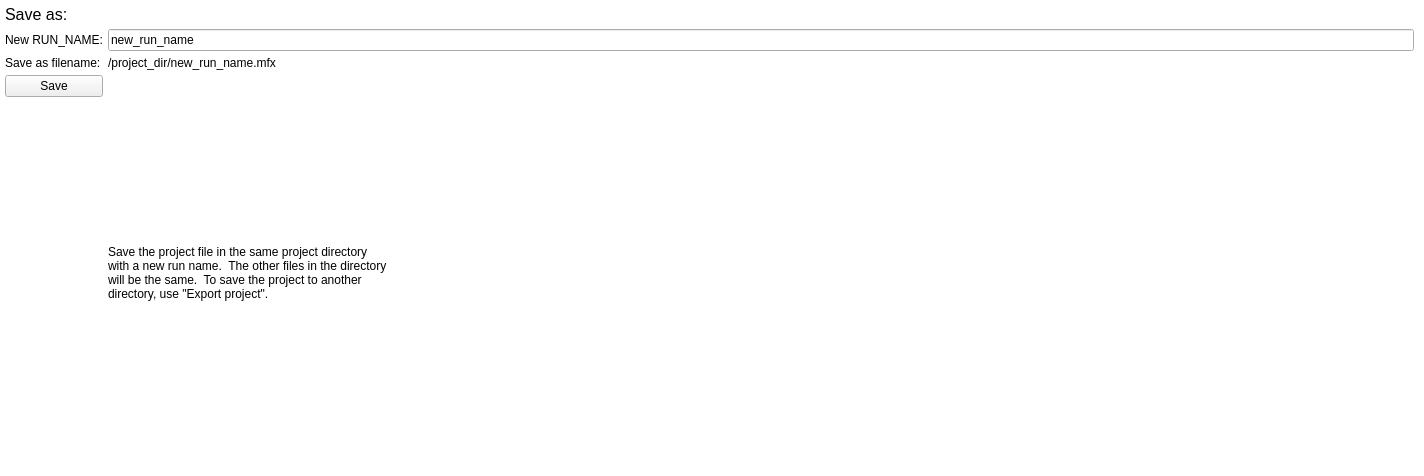
<?xml version="1.0" encoding="UTF-8"?>
<ui version="4.0">
 <class>save_as</class>
 <widget class="QWidget" name="save_as">
  <property name="geometry">
   <rect>
    <x>0</x>
    <y>0</y>
    <width>1424</width>
    <height>476</height>
   </rect>
  </property>
  <property name="windowTitle">
   <string>Form</string>
  </property>
  <property name="styleSheet">
   <string notr="true">QWidget#save_as{background-color: white;}</string>
  </property>
  <layout class="QGridLayout" name="gridLayout">
   <property name="leftMargin">
    <number>5</number>
   </property>
   <property name="topMargin">
    <number>5</number>
   </property>
   <property name="rightMargin">
    <number>5</number>
   </property>
   <property name="bottomMargin">
    <number>5</number>
   </property>
   <property name="spacing">
    <number>5</number>
   </property>
   <item row="1" column="0">
    <widget class="QLabel" name="label_2">
     <property name="text">
      <string>New RUN_NAME:</string>
     </property>
    </widget>
   </item>
   <item row="2" column="0">
    <widget class="QLabel" name="label_3">
     <property name="text">
      <string>Save as filename:</string>
     </property>
    </widget>
   </item>
   <item row="2" column="1">
    <widget class="QLabel" name="label_filename">
     <property name="text">
      <string>/project_dir/new_run_name.mfx</string>
     </property>
    </widget>
   </item>
   <item row="0" column="0">
    <widget class="QLabel" name="label">
     <property name="font">
      <font>
       <pointsize>12</pointsize>
      </font>
     </property>
     <property name="text">
      <string>Save as:</string>
     </property>
    </widget>
   </item>
   <item row="1" column="1">
    <widget class="QLineEdit" name="lineedit_run_name">
     <property name="text">
      <string>new_run_name</string>
     </property>
     <property name="placeholderText">
      <string>Search</string>
     </property>
    </widget>
   </item>
   <item row="4" column="0">
    <spacer name="verticalSpacer">
     <property name="orientation">
      <enum>Qt::Vertical</enum>
     </property>
     <property name="sizeHint" stdset="0">
      <size>
       <width>20</width>
       <height>40</height>
      </size>
     </property>
    </spacer>
   </item>
   <item row="3" column="0">
    <widget class="QPushButton" name="save_as_btn">
     <property name="text">
      <string>Save</string>
     </property>
    </widget>
   </item>
   <item row="3" column="1" rowspan="2" colspan="2">
    <widget class="QLabel" name="label_4">
     <property name="sizePolicy">
      <sizepolicy hsizetype="Fixed" vsizetype="Preferred">
       <horstretch>0</horstretch>
       <verstretch>0</verstretch>
      </sizepolicy>
     </property>
     <property name="text">
      <string>Save the project file in the same project directory with a new run name.  The other files in the directory will be the same.  To save the project to another directory, use "Export project".</string>
     </property>
     <property name="wordWrap">
      <bool>true</bool>
     </property>
    </widget>
   </item>
  </layout>
 </widget>
 <resources/>
 <connections/>
</ui>
